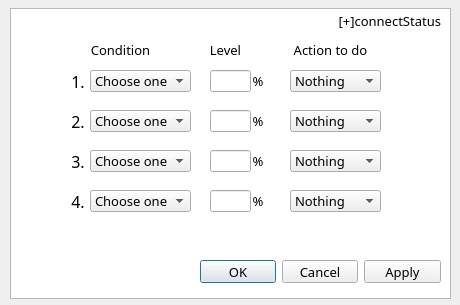
<?xml version="1.0" encoding="UTF-8"?>
<ui version="4.0">
 <class>Schedule</class>
 <widget class="QDialog" name="Schedule">
  <property name="geometry">
   <rect>
    <x>0</x>
    <y>0</y>
    <width>460</width>
    <height>305</height>
   </rect>
  </property>
  <property name="windowTitle">
   <string>Schedule</string>
  </property>
  <widget class="QGraphicsView" name="graphicsView">
   <property name="geometry">
    <rect>
     <x>10</x>
     <y>8</y>
     <width>441</width>
     <height>291</height>
    </rect>
   </property>
   <property name="font">
    <font>
     <family>微軟正黑體</family>
    </font>
   </property>
  </widget>
  <widget class="QLabel" name="label_action_to_do">
   <property name="geometry">
    <rect>
     <x>290</x>
     <y>40</y>
     <width>81</width>
     <height>20</height>
    </rect>
   </property>
   <property name="font">
    <font>
     <family>微軟正黑體</family>
     <pointsize>10</pointsize>
    </font>
   </property>
   <property name="text">
    <string>Action to do</string>
   </property>
   <property name="alignment">
    <set>Qt::AlignCenter</set>
   </property>
  </widget>
  <widget class="QComboBox" name="comboBox_condition1">
   <property name="geometry">
    <rect>
     <x>90</x>
     <y>70</y>
     <width>101</width>
     <height>22</height>
    </rect>
   </property>
   <property name="font">
    <font>
     <family>微軟正黑體</family>
     <pointsize>10</pointsize>
    </font>
   </property>
   <item>
    <property name="text">
     <string>Choose one</string>
    </property>
   </item>
   <item>
    <property name="text">
     <string>If level &gt;</string>
    </property>
   </item>
   <item>
    <property name="text">
     <string>If level &lt;</string>
    </property>
   </item>
  </widget>
  <widget class="QLabel" name="label_level">
   <property name="geometry">
    <rect>
     <x>210</x>
     <y>40</y>
     <width>31</width>
     <height>20</height>
    </rect>
   </property>
   <property name="font">
    <font>
     <family>微軟正黑體</family>
     <pointsize>10</pointsize>
    </font>
   </property>
   <property name="text">
    <string>Level</string>
   </property>
   <property name="alignment">
    <set>Qt::AlignCenter</set>
   </property>
  </widget>
  <widget class="QLabel" name="label_condition">
   <property name="geometry">
    <rect>
     <x>90</x>
     <y>40</y>
     <width>61</width>
     <height>20</height>
    </rect>
   </property>
   <property name="font">
    <font>
     <family>微軟正黑體</family>
     <pointsize>10</pointsize>
    </font>
   </property>
   <property name="text">
    <string>Condition</string>
   </property>
   <property name="alignment">
    <set>Qt::AlignCenter</set>
   </property>
  </widget>
  <widget class="QLineEdit" name="lEdit_1">
   <property name="geometry">
    <rect>
     <x>210</x>
     <y>70</y>
     <width>41</width>
     <height>22</height>
    </rect>
   </property>
   <property name="font">
    <font>
     <family>微軟正黑體</family>
     <pointsize>12</pointsize>
    </font>
   </property>
   <property name="alignment">
    <set>Qt::AlignCenter</set>
   </property>
  </widget>
  <widget class="QLabel" name="label_persent_1">
   <property name="geometry">
    <rect>
     <x>250</x>
     <y>70</y>
     <width>16</width>
     <height>22</height>
    </rect>
   </property>
   <property name="font">
    <font>
     <family>微軟正黑體</family>
     <pointsize>10</pointsize>
    </font>
   </property>
   <property name="text">
    <string>%</string>
   </property>
   <property name="alignment">
    <set>Qt::AlignCenter</set>
   </property>
  </widget>
  <widget class="QComboBox" name="comboBox_action1">
   <property name="geometry">
    <rect>
     <x>290</x>
     <y>70</y>
     <width>91</width>
     <height>22</height>
    </rect>
   </property>
   <property name="font">
    <font>
     <family>微軟正黑體</family>
     <pointsize>10</pointsize>
    </font>
   </property>
   <item>
    <property name="text">
     <string>Nothing</string>
    </property>
   </item>
   <item>
    <property name="text">
     <string>Remind</string>
    </property>
   </item>
   <item>
    <property name="text">
     <string>Shut down</string>
    </property>
   </item>
   <item>
    <property name="text">
     <string>Sleep</string>
    </property>
   </item>
   <item>
    <property name="text">
     <string>Hibernate</string>
    </property>
   </item>
  </widget>
  <widget class="QLabel" name="label_number1">
   <property name="geometry">
    <rect>
     <x>70</x>
     <y>70</y>
     <width>16</width>
     <height>22</height>
    </rect>
   </property>
   <property name="font">
    <font>
     <family>微軟正黑體</family>
     <pointsize>12</pointsize>
    </font>
   </property>
   <property name="text">
    <string>1.</string>
   </property>
   <property name="alignment">
    <set>Qt::AlignCenter</set>
   </property>
  </widget>
  <widget class="QDialogButtonBox" name="buttonBox_okCancel">
   <property name="geometry">
    <rect>
     <x>200</x>
     <y>260</y>
     <width>241</width>
     <height>23</height>
    </rect>
   </property>
   <property name="font">
    <font>
     <family>微軟正黑體</family>
     <pointsize>10</pointsize>
    </font>
   </property>
   <property name="standardButtons">
    <set>QDialogButtonBox::Apply|QDialogButtonBox::Cancel|QDialogButtonBox::Ok</set>
   </property>
  </widget>
  <widget class="QLineEdit" name="lEdit_2">
   <property name="geometry">
    <rect>
     <x>210</x>
     <y>110</y>
     <width>41</width>
     <height>22</height>
    </rect>
   </property>
   <property name="font">
    <font>
     <family>微軟正黑體</family>
     <pointsize>12</pointsize>
    </font>
   </property>
   <property name="alignment">
    <set>Qt::AlignCenter</set>
   </property>
  </widget>
  <widget class="QLabel" name="label_persent_2">
   <property name="geometry">
    <rect>
     <x>250</x>
     <y>110</y>
     <width>16</width>
     <height>22</height>
    </rect>
   </property>
   <property name="font">
    <font>
     <family>微軟正黑體</family>
     <pointsize>10</pointsize>
    </font>
   </property>
   <property name="text">
    <string>%</string>
   </property>
   <property name="alignment">
    <set>Qt::AlignCenter</set>
   </property>
  </widget>
  <widget class="QComboBox" name="comboBox_condition2">
   <property name="geometry">
    <rect>
     <x>90</x>
     <y>110</y>
     <width>101</width>
     <height>22</height>
    </rect>
   </property>
   <property name="font">
    <font>
     <family>微軟正黑體</family>
     <pointsize>10</pointsize>
    </font>
   </property>
   <item>
    <property name="text">
     <string>Choose one</string>
    </property>
   </item>
   <item>
    <property name="text">
     <string>If level &gt;</string>
    </property>
   </item>
   <item>
    <property name="text">
     <string>If level &lt;</string>
    </property>
   </item>
  </widget>
  <widget class="QComboBox" name="comboBox_action2">
   <property name="geometry">
    <rect>
     <x>290</x>
     <y>110</y>
     <width>91</width>
     <height>22</height>
    </rect>
   </property>
   <property name="font">
    <font>
     <family>微軟正黑體</family>
     <pointsize>10</pointsize>
    </font>
   </property>
   <item>
    <property name="text">
     <string>Nothing</string>
    </property>
   </item>
   <item>
    <property name="text">
     <string>Remind</string>
    </property>
   </item>
   <item>
    <property name="text">
     <string>Shut down</string>
    </property>
   </item>
   <item>
    <property name="text">
     <string>Sleep</string>
    </property>
   </item>
   <item>
    <property name="text">
     <string>Hibernate</string>
    </property>
   </item>
  </widget>
  <widget class="QLabel" name="label_number2">
   <property name="geometry">
    <rect>
     <x>70</x>
     <y>110</y>
     <width>16</width>
     <height>22</height>
    </rect>
   </property>
   <property name="font">
    <font>
     <family>微軟正黑體</family>
     <pointsize>12</pointsize>
    </font>
   </property>
   <property name="text">
    <string>2.</string>
   </property>
   <property name="alignment">
    <set>Qt::AlignCenter</set>
   </property>
  </widget>
  <widget class="QLineEdit" name="lEdit_3">
   <property name="geometry">
    <rect>
     <x>210</x>
     <y>150</y>
     <width>41</width>
     <height>22</height>
    </rect>
   </property>
   <property name="font">
    <font>
     <family>微軟正黑體</family>
     <pointsize>12</pointsize>
    </font>
   </property>
   <property name="alignment">
    <set>Qt::AlignCenter</set>
   </property>
  </widget>
  <widget class="QLabel" name="label_persent_3">
   <property name="geometry">
    <rect>
     <x>250</x>
     <y>150</y>
     <width>16</width>
     <height>22</height>
    </rect>
   </property>
   <property name="font">
    <font>
     <family>微軟正黑體</family>
     <pointsize>10</pointsize>
    </font>
   </property>
   <property name="text">
    <string>%</string>
   </property>
   <property name="alignment">
    <set>Qt::AlignCenter</set>
   </property>
  </widget>
  <widget class="QComboBox" name="comboBox_condition3">
   <property name="geometry">
    <rect>
     <x>90</x>
     <y>150</y>
     <width>101</width>
     <height>22</height>
    </rect>
   </property>
   <property name="font">
    <font>
     <family>微軟正黑體</family>
     <pointsize>10</pointsize>
    </font>
   </property>
   <item>
    <property name="text">
     <string>Choose one</string>
    </property>
   </item>
   <item>
    <property name="text">
     <string>If level &gt;</string>
    </property>
   </item>
   <item>
    <property name="text">
     <string>If level &lt;</string>
    </property>
   </item>
  </widget>
  <widget class="QComboBox" name="comboBox_action3">
   <property name="geometry">
    <rect>
     <x>290</x>
     <y>150</y>
     <width>91</width>
     <height>22</height>
    </rect>
   </property>
   <property name="font">
    <font>
     <family>微軟正黑體</family>
     <pointsize>10</pointsize>
    </font>
   </property>
   <item>
    <property name="text">
     <string>Nothing</string>
    </property>
   </item>
   <item>
    <property name="text">
     <string>Remind</string>
    </property>
   </item>
   <item>
    <property name="text">
     <string>Shut down</string>
    </property>
   </item>
   <item>
    <property name="text">
     <string>Sleep</string>
    </property>
   </item>
   <item>
    <property name="text">
     <string>Hibernate</string>
    </property>
   </item>
  </widget>
  <widget class="QLabel" name="label_number3">
   <property name="geometry">
    <rect>
     <x>70</x>
     <y>150</y>
     <width>16</width>
     <height>22</height>
    </rect>
   </property>
   <property name="font">
    <font>
     <family>微軟正黑體</family>
     <pointsize>12</pointsize>
    </font>
   </property>
   <property name="text">
    <string>3.</string>
   </property>
   <property name="alignment">
    <set>Qt::AlignCenter</set>
   </property>
  </widget>
  <widget class="QLineEdit" name="lEdit_4">
   <property name="geometry">
    <rect>
     <x>210</x>
     <y>190</y>
     <width>41</width>
     <height>22</height>
    </rect>
   </property>
   <property name="font">
    <font>
     <family>微軟正黑體</family>
     <pointsize>12</pointsize>
    </font>
   </property>
   <property name="alignment">
    <set>Qt::AlignCenter</set>
   </property>
  </widget>
  <widget class="QLabel" name="label_persent_4">
   <property name="geometry">
    <rect>
     <x>250</x>
     <y>190</y>
     <width>16</width>
     <height>22</height>
    </rect>
   </property>
   <property name="font">
    <font>
     <family>微軟正黑體</family>
     <pointsize>10</pointsize>
    </font>
   </property>
   <property name="text">
    <string>%</string>
   </property>
   <property name="alignment">
    <set>Qt::AlignCenter</set>
   </property>
  </widget>
  <widget class="QComboBox" name="comboBox_condition4">
   <property name="geometry">
    <rect>
     <x>90</x>
     <y>190</y>
     <width>101</width>
     <height>22</height>
    </rect>
   </property>
   <property name="font">
    <font>
     <family>微軟正黑體</family>
     <pointsize>10</pointsize>
    </font>
   </property>
   <item>
    <property name="text">
     <string>Choose one</string>
    </property>
   </item>
   <item>
    <property name="text">
     <string>If level &gt;</string>
    </property>
   </item>
   <item>
    <property name="text">
     <string>If level &lt;</string>
    </property>
   </item>
  </widget>
  <widget class="QComboBox" name="comboBox_action4">
   <property name="geometry">
    <rect>
     <x>290</x>
     <y>190</y>
     <width>91</width>
     <height>22</height>
    </rect>
   </property>
   <property name="font">
    <font>
     <family>微軟正黑體</family>
     <pointsize>10</pointsize>
    </font>
   </property>
   <item>
    <property name="text">
     <string>Nothing</string>
    </property>
   </item>
   <item>
    <property name="text">
     <string>Remind</string>
    </property>
   </item>
   <item>
    <property name="text">
     <string>Shut down</string>
    </property>
   </item>
   <item>
    <property name="text">
     <string>Sleep</string>
    </property>
   </item>
   <item>
    <property name="text">
     <string>Hibernate</string>
    </property>
   </item>
  </widget>
  <widget class="QLabel" name="label_number4">
   <property name="geometry">
    <rect>
     <x>70</x>
     <y>190</y>
     <width>16</width>
     <height>22</height>
    </rect>
   </property>
   <property name="font">
    <font>
     <family>微軟正黑體</family>
     <pointsize>12</pointsize>
    </font>
   </property>
   <property name="text">
    <string>4.</string>
   </property>
   <property name="alignment">
    <set>Qt::AlignCenter</set>
   </property>
  </widget>
  <widget class="QLabel" name="label_connectStatus">
   <property name="geometry">
    <rect>
     <x>310</x>
     <y>10</y>
     <width>131</width>
     <height>21</height>
    </rect>
   </property>
   <property name="minimumSize">
    <size>
     <width>51</width>
     <height>21</height>
    </size>
   </property>
   <property name="font">
    <font>
     <family>微軟正黑體</family>
     <pointsize>10</pointsize>
    </font>
   </property>
   <property name="toolTip">
    <string>The connection status to database</string>
   </property>
   <property name="text">
    <string>[+]connectStatus</string>
   </property>
   <property name="alignment">
    <set>Qt::AlignRight|Qt::AlignTrailing|Qt::AlignVCenter</set>
   </property>
  </widget>
  <zorder>graphicsView</zorder>
  <zorder>lEdit_1</zorder>
  <zorder>label_persent_1</zorder>
  <zorder>comboBox_action1</zorder>
  <zorder>label_action_to_do</zorder>
  <zorder>comboBox_condition1</zorder>
  <zorder>label_level</zorder>
  <zorder>label_condition</zorder>
  <zorder>label_number1</zorder>
  <zorder>buttonBox_okCancel</zorder>
  <zorder>lEdit_2</zorder>
  <zorder>label_persent_2</zorder>
  <zorder>comboBox_condition2</zorder>
  <zorder>comboBox_action2</zorder>
  <zorder>label_number2</zorder>
  <zorder>lEdit_3</zorder>
  <zorder>label_persent_3</zorder>
  <zorder>comboBox_condition3</zorder>
  <zorder>comboBox_action3</zorder>
  <zorder>label_number3</zorder>
  <zorder>lEdit_4</zorder>
  <zorder>label_persent_4</zorder>
  <zorder>comboBox_condition4</zorder>
  <zorder>comboBox_action4</zorder>
  <zorder>label_number4</zorder>
  <zorder>label_connectStatus</zorder>
 </widget>
 <resources/>
 <connections/>
</ui>
